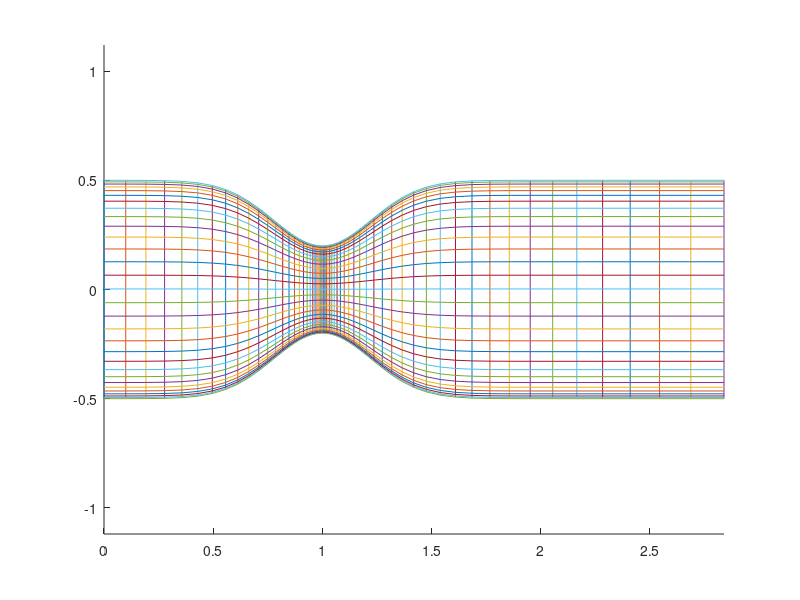

Recreate this plot in MATLAB.
function sit3
n1 = 60;
n2 = 30;

X = zeros(n1,n2);
Y = zeros(n1,n2);

x = nlinspace(0,3,n1);
t = nlinspace2(n2);
for i = 1:n1
    X(i,1) = x(i);
    X(i,n2) = x(i);
    
    Y(i,1) = -f(x(i));
    Y(i,n2) = f(x(i));
    
    for j = 2:n2-1
        X(i,j) = X(i,1) + (X(i,n2)-X(i,1))*t(j);
        Y(i,j) = Y(i,1) + (Y(i,n2)-Y(i,1))*t(j);
    end
end

PX = zeros(n1*n2,1);
PY = zeros(n1*n2,1);
Ip = zeros(n1,n2);
k = 1;
for i = 1:n1
    for j = 1:n2
        PX(k) = X(i,j);
        PY(k) = Y(i,j);
        Ip(i,j) = k;
        k = k + 1; 
    end
end
Ip = Ip - 1;

k = 1;
TP = zeros((n1-1)*(n2-1),4);
Iq = zeros(n1,n2);
for i = 1:n1-1
    for j = 1:n2-1
        TP(k,:) = [Ip(i+1,j),Ip(i+1,j+1),Ip(i,j+1),Ip(i,j)];
        Iq(i,j) = k;
        k = k + 1; 
    end
end
Iq = Iq - 1;

k = 1;
TT = zeros((n1-1)*(n2-1),4);
for i = 1:n1-1
    for j = 1:n2-1
        if(i > 1)
            TT(k,3) = Iq(i-1,j);
        else
            TT(k,3) = -2;
        end
        
        if(i < n1-1)
            TT(k,1) = Iq(i+1,j);
        else
            TT(k,1) = -3;
        end
        
        if(j > 1)
            TT(k,4) = Iq(i,j-1);
        else
            TT(k,4) = -1;
        end
        
        if(j < n2-1)
            TT(k,2) = Iq(i,j+1);
        else
            TT(k,2) = -1;
        end
        
        k = k + 1; 
    end
end

geometrie{1} = PX;
geometrie{2} = PY;
geometrie{3} = TP;
geometrie{4} = TT;
geometrie{5} = 4*ones(length(TP(:,1)),1);

save 'geometrie' geometrie

figure
hold on;
for i = 1:length(X(:,1))
    plot(X(i,:),Y(i,:));
end
for j = 1:length(X(1,:))
    plot(X(:,j),Y(:,j));
end
axis equal;

function y = f(x)
y = 0.5 - 0.3*exp(-(x-1)^2/0.1);

function y = nlinspace(a,b,n)
y = zeros(n,1);
for i = 1:n
    x = (i-1)/(n-1);
    y(i+1) = y(i) + 1-0.999*exp(-(3*x-1.31)^2/100);
end
y = y - min(y);
y = y/(max(y));
y = a + y*(b-a);

function y = nlinspace2(n)
y = zeros(n,1);
for i = 1:n-1
    x = (i-1)/(n-1);
    y(i+1) = y(i) + exp(-(x-0.5)^2/0.1);
end
y = y/(max(y));



